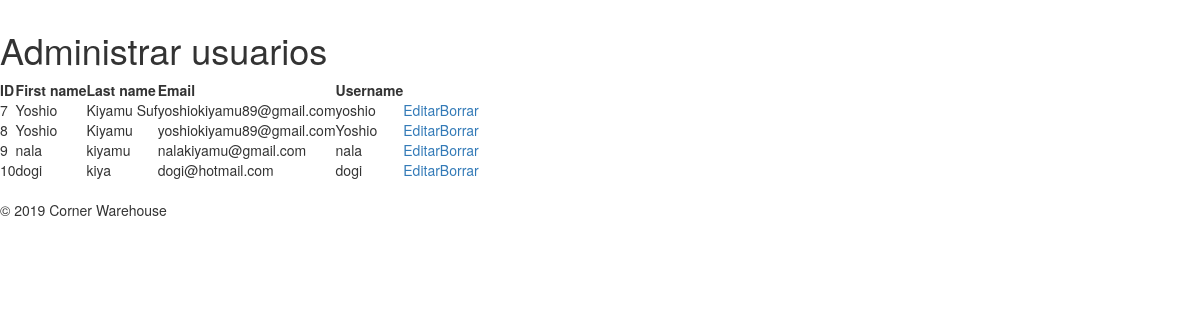
The page /users/index.php on the database its author committed.
### tables this page shows
CREATE TABLE `tb_usuarios` (
  `id_user` int(11) NOT NULL,
  `first_name` varchar(255) NOT NULL,
  `last_name` varchar(255) NOT NULL,
  `email` varchar(255) NOT NULL,
  `username` varchar(255) NOT NULL,
  `nivel_acceso` varchar(255) NOT NULL,
  `hashed_password` varchar(255) NOT NULL
);

### private/funciones.php (called while the page is built, shortened)
<?php
function url_for($script_path) {
  if($script_path[0] != '/') {
    $script_path = "/" . $script_path;
  }
  return WWW_ROOT . $script_path;
}
function u($string="") {
  return urlencode($string);
}
function h($string="") {
  return htmlspecialchars($string);
}
?>

### private/classes/BDobject.class.php (called while the page is built, shortened)
<?php
class BDobject {
	static protected $database;
	static protected $table_name = "";
static public function set_database($database){
	self::$database = $database;
}
static public function find_all(){
	$sql = "SELECT * FROM " . static::$table_name;
	return static::find_by_sql($sql);
}
static protected function instantiate($record){
	$object = new static;
	foreach($record as $property => $value){
		if(property_exists($object,$property)){
			$object->$property=$value;
		}
	}
 return $object;
}
	static public function find_by_sql($sql){
		$result = self::$database->query($sql);
		$object_array=[];
		while($record = $result->fetch_assoc()){
			$object_array[]=static::instantiate($record);
		}
		return $object_array;
	}
}
?>

### public/users/index.php (the view, shortened to what this page needs)
<?php
$admins = user::find_all();
?>
<?php include('../front_end/header.php'); ?>
<div id="content">
  <div class="">
    <h1>Administrar usuarios</h1>
  	<table class="list">
      <tr>
        <th>ID</th>
        <th>First name</th>
        <th>Last name</th>
        <th>Email</th>
        <th>Username</th>
        <th>&nbsp;</th>
        <th>&nbsp;</th>
        <th>&nbsp;</th>
      </tr>
      <?php foreach($admins as $user) { ?>
        <tr>
          <td><?php echo h($user->id_user); ?></td>
          <td><?php echo h($user->first_name); ?></td>
          <td><?php echo h($user->last_name); ?></td>
          <td><?php echo h($user->email); ?></td>
          <td><?php echo h($user->username); ?></td>
          <td><a class="action" href="<?php echo url_for('users/editar.php?id=' . h(u($user->id_user))); ?>">Editar</a></td>
          <td><a class="action" href="<?php echo url_for('users/borrar.php?id=' . h(u($user->id_user))); ?>">Borrar</a></td>
    	  </tr>
      <?php } ?>
  	</table>
  </div>
</div>
<?php include('../front_end/footer.php'); ?>

### public/front_end/header.php (shortened to what this page needs)
<!doctype html>
<html lang="en">
  <head>
    <link rel="stylesheet" href="https://maxcdn.bootstrapcdn.com/bootstrap/4.1.3/css/bootstrap.min.css">
    <link rel="stylesheet" href="<?php echo url_for('stylesheets/bootstrap.min.css'); ?>">
    <link href="<?php echo url_for('stylesheets/fontawesome/css/all.css'); ?>" rel="stylesheet">
  </head>
  <body>
    <header class="container">
    </header>

### public/front_end/footer.php (shortened to what this page needs)
<footer>
  &copy; <?php echo date('Y'); ?> Corner Warehouse
</footer>
</body>
</html>

### rows shown on the page
tb_usuarios: id_user "7", first_name "Yoshio", last_name "Kiyamu Suf", email "yoshiokiyamu89@gmail.com", username "yoshio"
tb_usuarios: id_user "8", first_name "Yoshio", last_name "Kiyamu", email "yoshiokiyamu89@gmail.com", username "Yoshio"
tb_usuarios: id_user "9", first_name "nala", last_name "kiyamu", email "nalakiyamu@gmail.com", username "nala"
tb_usuarios: id_user "10", first_name "dogi", last_name "kiya", email "dogi@hotmail.com", username "dogi"
